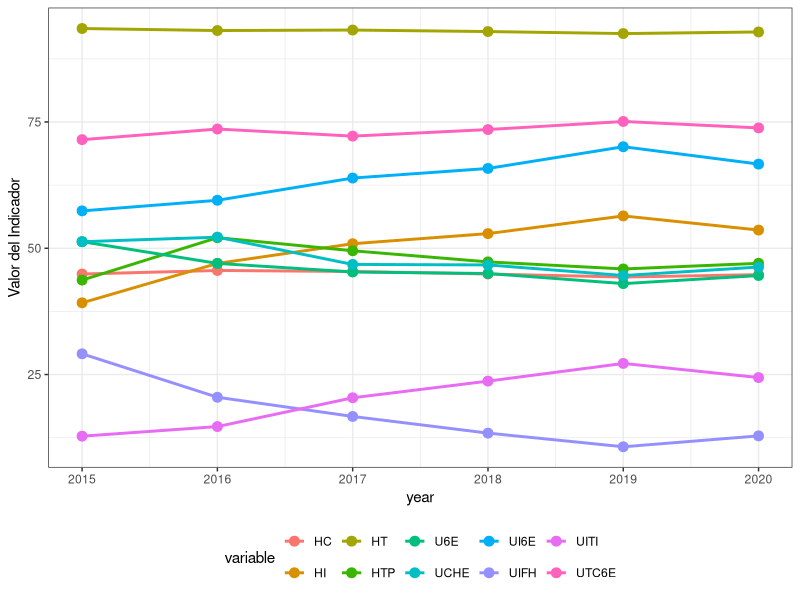

The R script that drew this image:
install.packages("ggplot2")
library(ggplot2)

data <- list(
  HC = c(44.9, 45.6, 45.4, 44.9, 44.3),
  HI = c(39.2, 47.0, 50.9, 52.9, 56.4),
  HT = c(93.5, 93.1, 93.2, 92.9, 92.5),
  HTP = c(43.7, 52.1, 49.5, 47.3, 45.9),
  U6E = c(51.3, 47.0, 45.3, 45.0, 43.0),
  UI6E = c(57.4, 59.5, 63.9, 65.8, 70.1),
  UCHE = c(51.3, 52.2, 46.8, 46.7, 44.6),
  UITI = c(12.8, 14.7, 20.4, 23.7, 27.2),
  UIFH = c(29.1, 20.5, 16.7, 13.4, 10.7),
  UTC6E = c(71.5, 73.6, 72.2, 73.5, 75.1)
)

alfa <- 0.2
valores_suavi <- list()

for (llave in names(data)) {
  valor_nuevo <- alfa * data[[llave]][length(data[[llave]])] + (1 - alfa) * data[[llave]][length(data[[llave]]) - 1]
  valores_suavi[[llave]] <- valor_nuevo
  data[[llave]] <- c(data[[llave]], valor_nuevo)
}

for (llave in names(valores_suavi)) {
  cat(sprintf("%s para el 2020: %.2f\n", llave, valores_suavi[[llave]]))
}

year <- c(2015, 2016, 2017, 2018, 2019, 2020)

ggplot(data.frame(year = rep(year, length(data)), value = unlist(data), variable = rep(names(data), each = length(year))), aes(x = year, y = value, color = variable)) +
  geom_line(size = 1) +
  geom_point(size = 3) +
  labs(x = "year", y = "Valor del Indicador") +
  theme_bw() +
  theme(legend.position = "bottom")